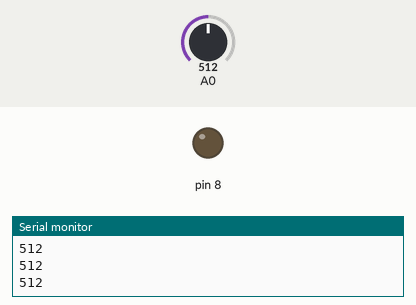
Simulated run of this sketch. Board: Arduino Uno, built with avr-gcc and run on an emulated ATmega328P. Parts: output pins drawn as LEDs (lit = HIGH), the last lines printed to the serial monitor. The inputs (shaded band) are chosen by the test bench; at power-on: A0 = 512.

Above: at 1.2 s.
1.3 s: A0 set to 791
2.8 s: A0 set to 812
At 3.1 s:
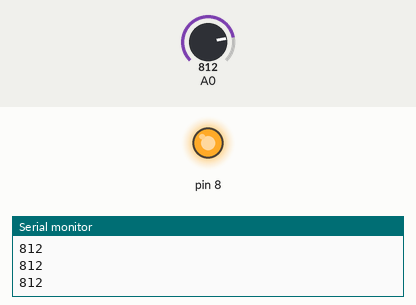
4.3 s: A0 set to 790
At 5.4 s:
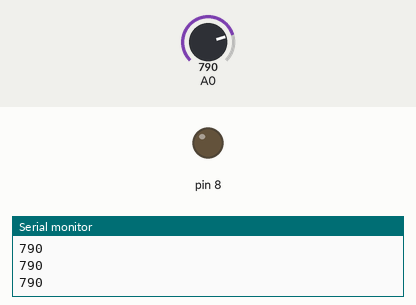
5.8 s: A0 set to 810
At 6.6 s:
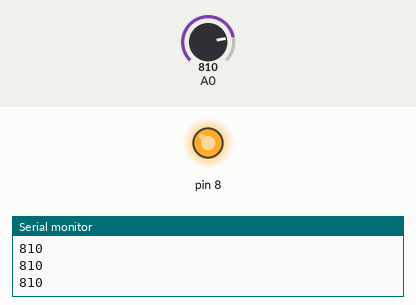
Timing chart, 0 to 8.3 s (numbered marks = the images above; inputs shaded):
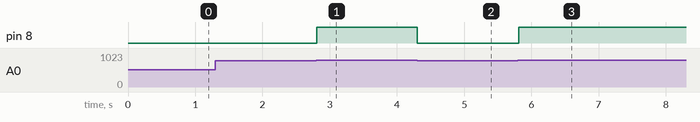

Measured:
- the behaviour switches between 799 and 800 on A0 (found by bisection; images 0 and 1)
- after the input at 2.8 s, pin 8: LOW → HIGH at once
- after the input at 4.3 s, pin 8: HIGH → LOW at once
- after the input at 5.8 s, pin 8: LOW → HIGH at once

The sketch:

Photosensitive1.ino
```cpp
void setup() {
 pinMode(8, OUTPUT);//LED的引脚8，并为输出引脚
 pinMode(A0,INPUT);//光敏电阻的引脚A0，并为输入引脚
 Serial.begin(9600);//打开波特率为9600串口
}
void loop(){
 int state = analogRead(A0);//读取光敏电阻模拟输入

  Serial.println(state);//串口输出光敏电阻输入模拟值
  if(state<800){//判断光敏电阻输入模拟值是否小于800
    digitalWrite(8,LOW);//灯亮起状态
  }
  else{
    digitalWrite(8,HIGH);//灯关闭状态
  }
}
```
